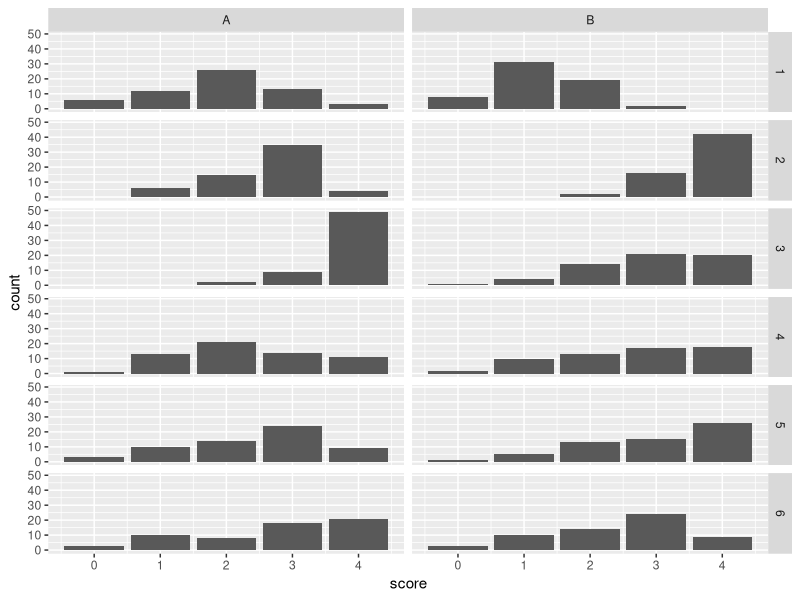

Here is the R script that generated this plot:
library(ggplot2)

#### GENERATE ASSORTED SAMPLES OF FAKE LIKERT DATA

samp_size = 60

likert_beta = function(n, a, b){
        round(rbeta(n, a, b) * 4)   # 0 to 4 Likert scale
}

centered      = likert_beta(samp_size, 2,   2)
r_tail        = likert_beta(samp_size, 2,   4)
l_tail        = likert_beta(samp_size, 4,   2)
concave       = likert_beta(samp_size, 8,   1)
more_concave  = likert_beta(samp_size, 8,   0.9)
ramp          = likert_beta(samp_size, 2,   0.9)
gentle_ramp   = likert_beta(samp_size, 1.1, 0.9)
ramp2         = likert_beta(samp_size, 2,   1)
moderate_ramp = likert_beta(samp_size, 1.5, 1)
very_spiky    = likert_beta(samp_size, 1.5, 0.5)
less_spiky    = likert_beta(samp_size, 1,   0.5)


#### BUILD UP A DATA FRAME

samp_names = c("centered", "r_tail", "l_tail", "concave", "more_concave", "ramp", "gentle_ramp", "ramp2", "moderate_ramp", "very_spiky", "less_spiky", "moderate_ramp")

X = data.frame(score = centered, pop_name = rep("centered", length(centered)), 
                                 group = rep("A", length(centered)),
                                 question_num = rep(1, length(centered)))
npanel = 1
for (s in samp_names[-1]){
        tp = "A"
        if(npanel %% 2 == 1){
                tp = "B"
        }
        qn = floor(npanel / 2) + 1
        temp_vec = eval(parse(text=s))
        temp_frame = data.frame(score = temp_vec, pop_name = rep(s, length(temp_vec)), 
                                                  group = rep(tp, length(temp_vec)),
                                                  question_num = rep(qn, length(temp_vec)))
        X = rbind(X, temp_frame)
        npanel = npanel + 1
}


#### PLOTS AND ANALYSIS

p = ggplot(X, aes(score)) + geom_bar()
p + facet_grid(rows = vars(question_num), cols = vars(group)) # best one yet

Results = data.frame()

for (q in 1:6){
        wt = wilcox.test(X[X$question_num == q & X$group == "A", ]$score,
                         X[X$question_num == q & X$group == "B", ]$score)
        tt = t.test(score ~ group, data = X[X$question_num == q, ])
        tab = with(X[ X$question_num == q, ], table(score, group)) # 5x2 table
        catt = prop.trend.test(tab[,1], apply(tab,1, sum))
        # https://www.rdocumentation.org/packages/DescTools/versions/0.99.32/topics/CochranArmitageTest

        temp_frame = data.frame(question = q, wilcoxon_p = wt$p.value, ttest_p = tt$p.value, catt_p = catt$p.value)
        Results= rbind(Results, temp_frame)
        #print(q)
        #print(wt)
        #print(tt)
        #print(catt)
}

# T test maybe OK?
# Norman G. Adv Health Sci Educ Theory Pract. 2010 Dec;15(5):625-32. PMID 20146096.
# Sullivan & Artino. J Grad Med Educ. 2013 Dec; 5(4): 541–542. PMID 24454995.

round(Results, 8)
